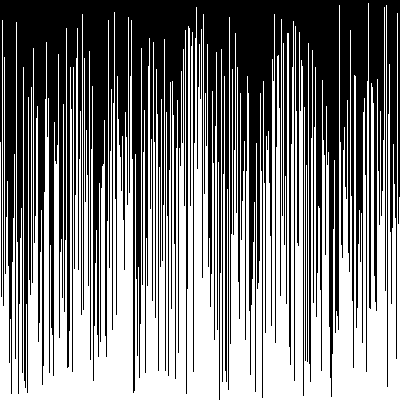
Frame 1 (no input)
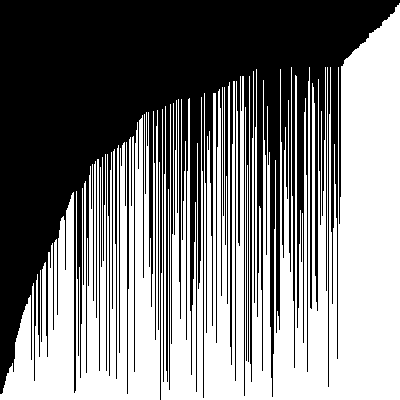
Frame 60 (the mouse pressed at the canvas centre just before this capture)
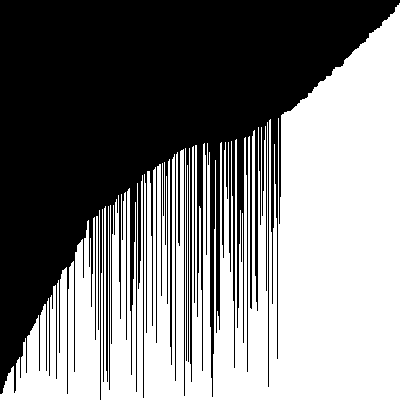
Frame 120 (the mouse held since frame 60 and released just before this capture)

The Processing sketch that drew these frames (run headless with seeded random() and noise(); from frame 60 on, the mouse is pressed at the canvas centre):

// Processing sketch: VisualArraySorter
// ── VisualArraySorter.pde
/* Copy the code into a new Processing sketch and complete then steps. */

//1. create an array of ints. don't initialize it yet.
int[] ints;

void setup() {
  //2. set the size of your window
  //  if you are using Processing 3, you cannot use variables
  //  because the developers don't know how programming is supposed to work.
  size(400,400);

  //3. initialize your array with the built in width variable
  ints = new int[width];
  
  //4. initialize the ints in the array with random numbers
  //   from 0 to the built in height variable
  for(int i = 0; i < ints.length; i++){
    ints[i] = (int) random(0,width);
  }
  //5. call the noStroke() method
  noStroke();
}

void draw() {
  //6. set the background color with background(r, g, b);
  background(0,0,0);

  //7. set the color for your graph
   

  //8. draw a rectangle for each int in your array.
  //   the x value will be the index of the int
  //   the y value will the height variable
  //   the width is 1
  //   the height is negative the value of the int at that element in the array
  for(int i = 0; i<ints.length; i++){
      rect(i,400,1,-ints[i]);
  }

  //9. call the stepSort method
  stepSort(ints);

  //10. extract the code that randomizes the array into a method.
  

  //11. call the method you made in step 10 when the mouse is pressed
  
}
void mouseClicked(){
     random(ints);
 }
  
void random(int[] arr){
  for(int i = 0; i < arr.length; i++){
    arr[i] = (int) random(0,width);
  }
}

void stepSort(int[] arr) {
  for (int i = 1; i < arr.length; i++) {
    if (arr[i - 1] > arr[i]) {
      int t = arr[i];
      arr[i] = arr[i - 1];
      arr[i - 1] = t;
    }
  }
}
